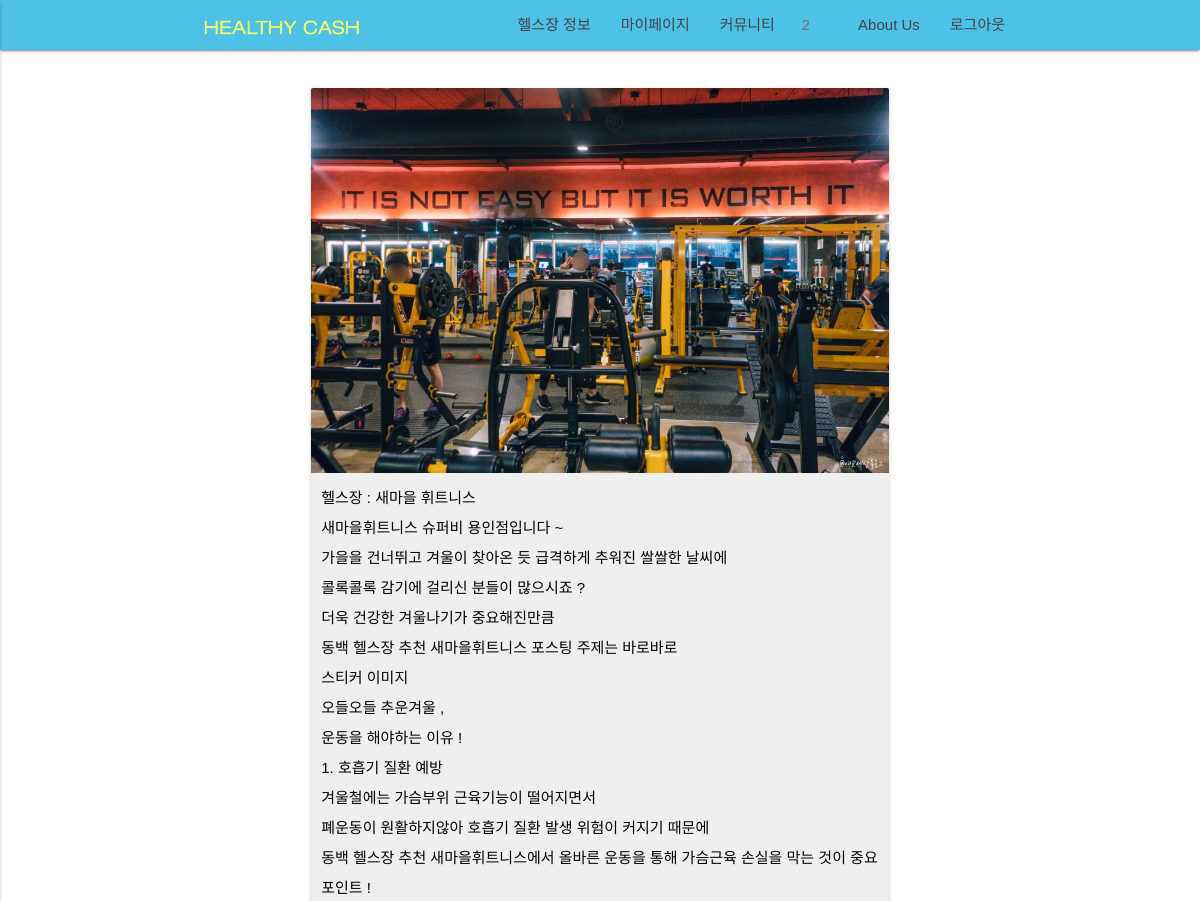
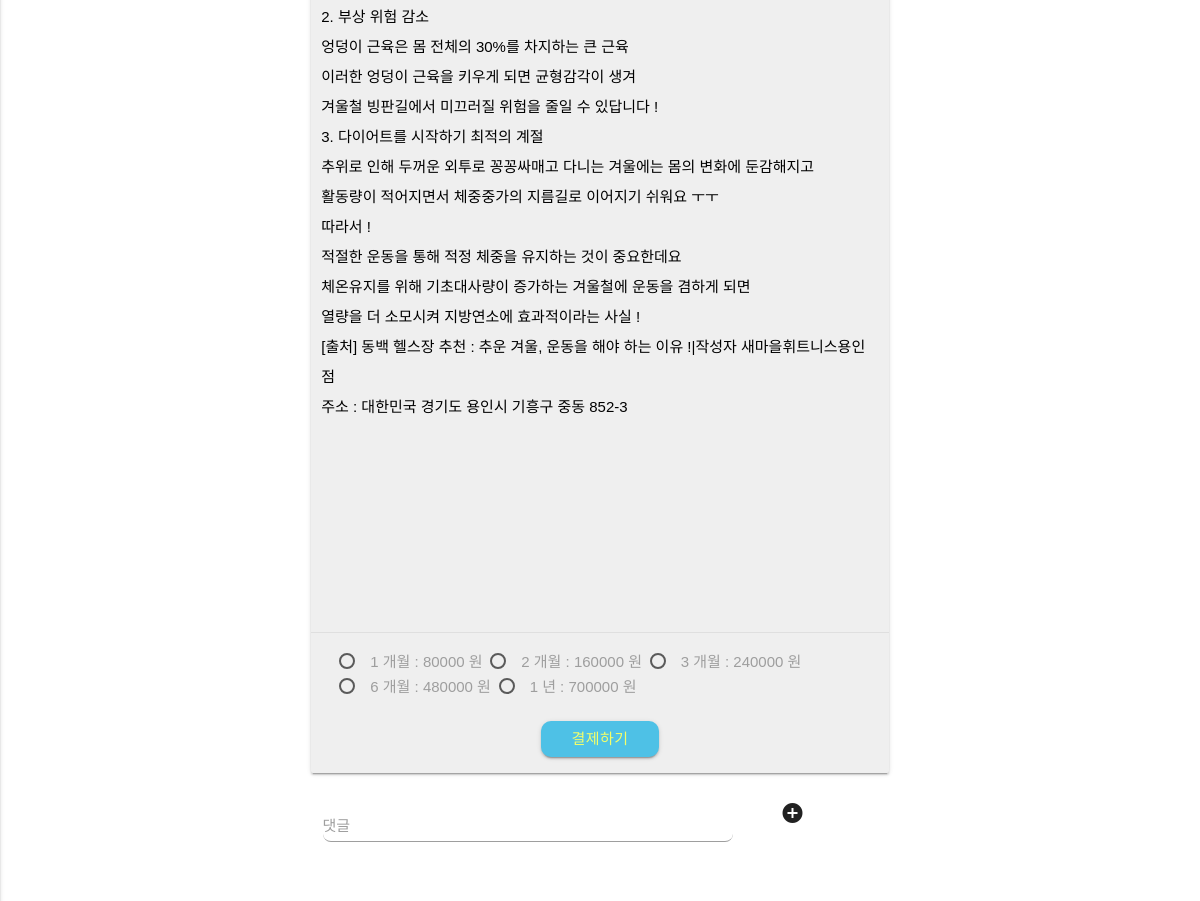
Page /healthclub/detail/4/ (signed in) on the earlier database version (2 pictures, top to bottom).
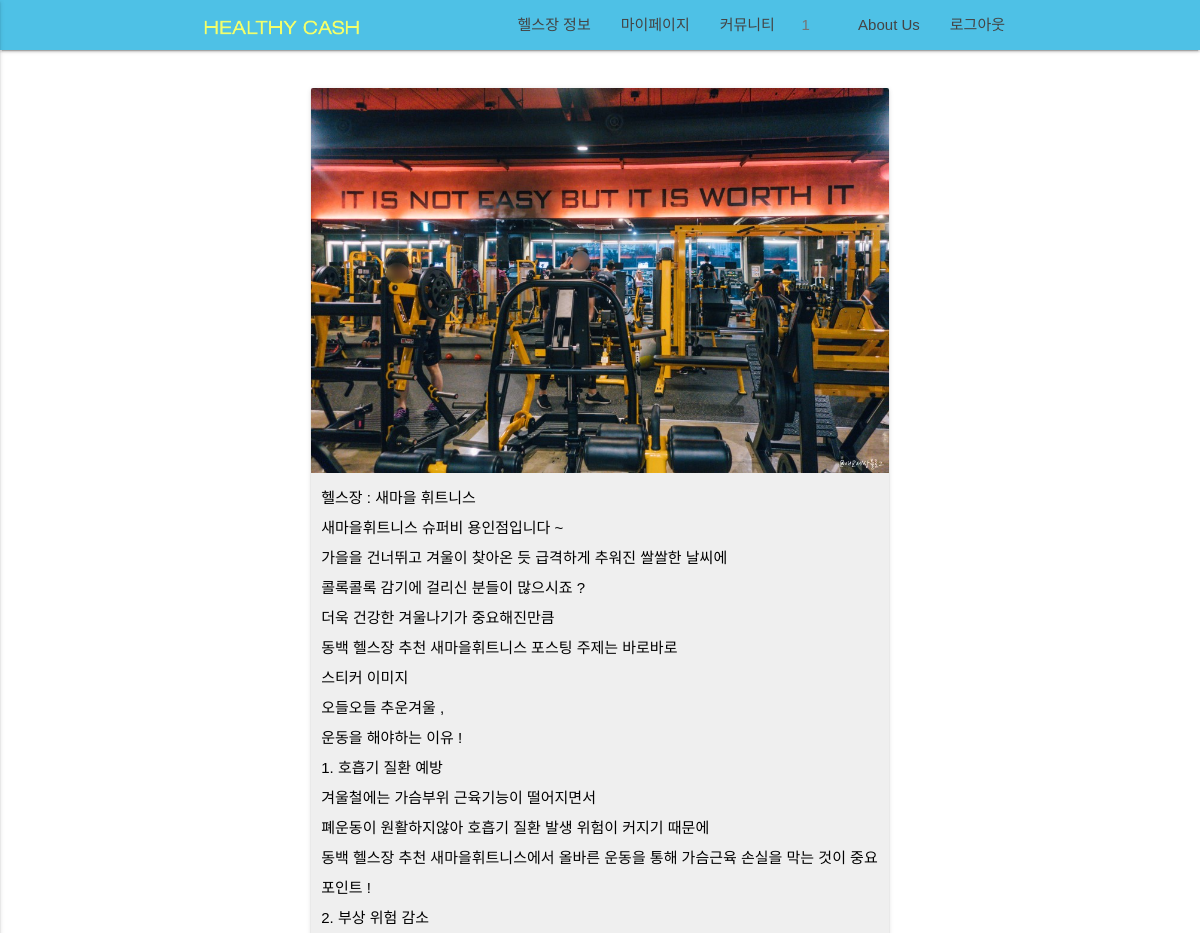
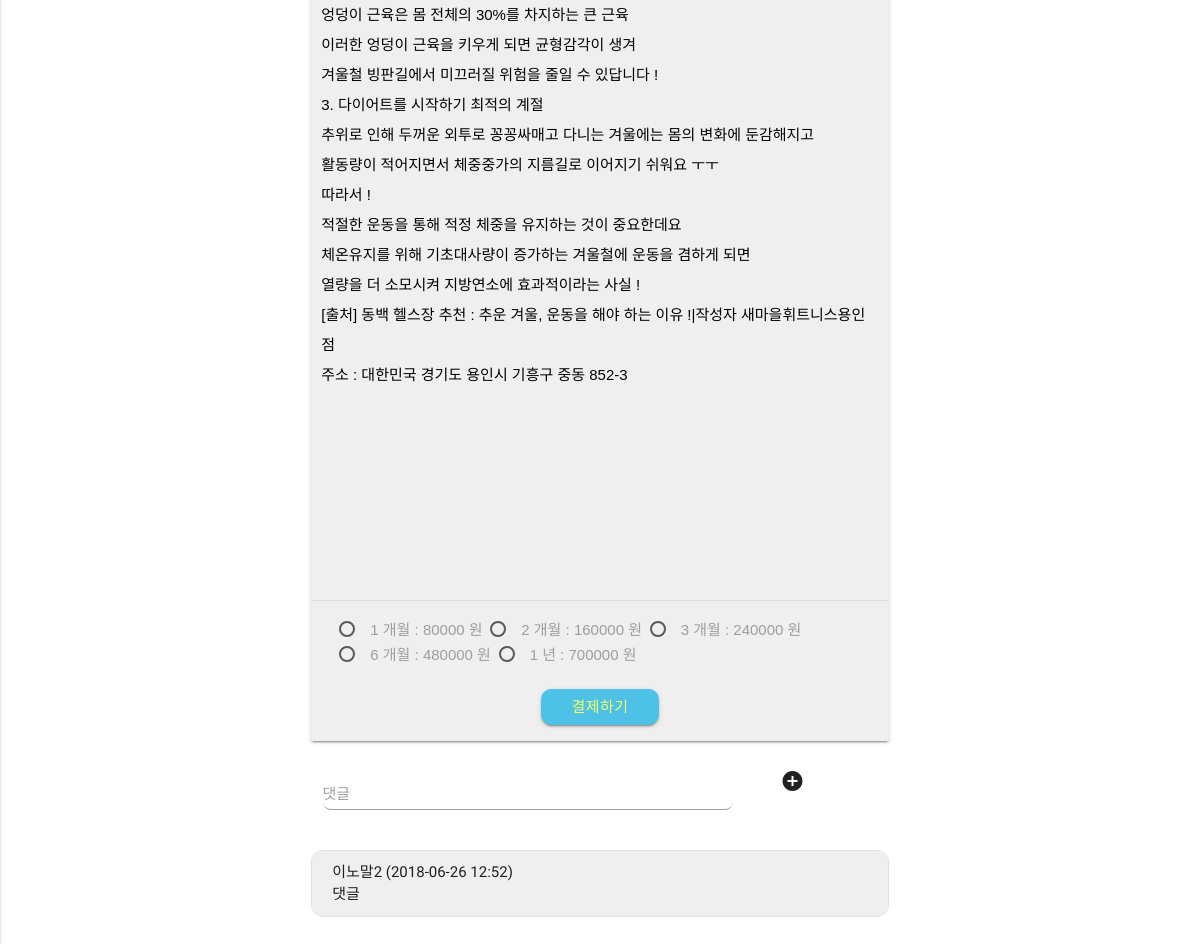
Same page on the later database version (2 pictures, top to bottom).
### profiles/models.py (models this page shows, shortened)
class GroupInvite(models.Model):
    inviter          = models.ForeignKey(User, related_name = 'inviter')
    new_member       = models.ForeignKey(User, related_name = 'new_member')
    group            = models.ForeignKey(Group, related_name = 'group', null=True)
    confirmed        = models.BooleanField(default = False)

class Profile(models.Model):
    user             = models.OneToOneField(User) # user.profile
    email            = models.CharField(max_length = 120)
    real_name        = models.CharField(max_length = 120, null=True)
    sex              = models.CharField(max_length = 50, null=True)
    followers        = models.ManyToManyField(User, related_name='followers', blank=True)
    following        = models.ManyToManyField(User, related_name='following', blank=True)
    timestamp        = models.DateTimeField(auto_now_add=True)
    updated          = models.DateTimeField(auto_now=True)
    healthclub       = models.ForeignKey(HealthClub, null=True)
    is_health_master = models.BooleanField(default = False)
    exercised        = models.IntegerField(default = 0)
    unit_cash        = models.IntegerField(default = 0)
    cash             = models.IntegerField(default = 0)
    healthclub_price = models.IntegerField(default = 0)
    start_date       = models.DateTimeField(null=True)
    expire_date      = models.DateTimeField(null=True)

### healthclub/models.py (models this page shows, shortened)
class HealthClub(models.Model):
    initiated = models.BooleanField(default=False)
    name      = models.CharField(max_length = 120)
    address   = models.CharField(max_length = 200)
    master    = models.ForeignKey(User, related_name='is_health_master')
    geometry  = models.CharField(max_length = 200, blank=True)
    photo     = models.ImageField(blank=True)
    qrcode    = models.ImageField(blank=True)
    member    = models.IntegerField(default = 0)
    price1    = models.IntegerField(blank = True, default= 0)
    price2    = models.IntegerField(blank = True, default= 0)
    price3    = models.IntegerField(blank = True, default= 0)
    price6    = models.IntegerField(blank = True, default= 0)
    price12   = models.IntegerField(blank = True, default= 0)
    detail   = models.CharField(max_length = 1000, blank = True)
    timestamp = models.DateTimeField(auto_now=True)
    updated = models.DateTimeField(auto_now_add=True)

class HealthClubDetailReply(models.Model):
    user = models.ForeignKey(settings.AUTH_USER_MODEL)
    healthclub = models.ForeignKey(HealthClub)
    reply = models.CharField(max_length = 300)
    timestamp = models.DateTimeField(auto_now=True)
    updated = models.DateTimeField(auto_now_add=True)

### healthclub/views.py (the view)
# urls.py: url(r'^detail/(?P<pk>\d+)/$', HealthClubDetailView.as_view(), name='detail'),
class HealthClubDetailView(DetailView):
    model = HealthClub
    def get_context_data(self, *args, **kwargs):
        context = super(HealthClubDetailView, self).get_context_data(*args, **kwargs)
        healthclub = HealthClub.objects.get(id = self.object.id)
        address_list = healthclub.geometry.split(',')
        lat = address_list[0]
        lng = address_list[1]
        replies = HealthClubDetailReply.objects.filter(healthclub = healthclub).order_by('-timestamp')
        context['replies'] = replies
        context['lat'] = lat
        context['lng'] = lng
        context['GOOGLE_MAP_API_KEY'] = settings.GOOGLE_MAP_API_KEY
        return context

### healthclub/templatetags/healthclub_detail.py (called while the page is built)
@register.filter(name='multiply')
def multiply(value, arg):
    return value*arg

### healthclub/templates/healthclub/healthclub_detail.html (shortened to what this page needs)
{% extends "base.html"  %}
{% load staticfiles %}
{% load healthclub_detail %}
{%block content%}
<div class="row" style="margin-top:30px">
  <div class="col s12 m12 l3"></div>
    <div class="col s12 m12 l6">
      <div class="card" style="background-color:#efefef;">
        <div class="card-image">
          {%if object.photo%}
          <img src="{{object.photo.url}}">
          {%else%}
          <img src="{% static 'images/default_image.jpg' %}">
          {%endif%}
            </div>
            <div class="card-content">
              <p>헬스장 : {{object.name}}</p>
              <p> {{object.detail|linebreaks}}</p>
		      <p>주소 : {{object.address}}</p>
			  <div  style="width:100%;height:200px;">
				<div id="map"style="width:100%;height:100%;"></div>
			  </div>
            </div>
            <form action="{% url 'healthclub:payment' object.id %}" method="POST">
              <div class="card-action">
              <label for="test1">1 개월 : {{object.price1}} 원</label>
              <label for="test2">2 개월 : {{object.price2}} 원</label>
              <label for="test3">3 개월 : {{object.price3}} 원</label>
              <label for="test6">6 개월 : {{object.price6}} 원</label>
              <label for="test12">1 년 : {{object.price12}} 원</label>
              <br><br>
              <center>
              <button class="btn waves-effect waves-light">결제하기</button>
            </form>
        </div>
      </div>
      <form method="POST"  id="myForm" action="{% url 'healthclub:healthclub_detail_review_create' object.id %} ">
          <div class="row" style="margin-top:10px">
            <div class="input-field col s9 m9 l9">
              <input id="reply" name="reply" type="text" class="validate">
              <label for="reply">댓글</label>
            </div>
            <div class= "col s1 m2 l2" style="font-size:35px;height:40px;text-align:center;">
              <i class="material-icons" id="submit_button">add_circle</i>
            </div>
          </div>
      </form>
      {% for reply in replies  %}
      <ul class="collection" style="background-color:#efefef; border-radius:12px;">
        <li class="collection-item" style="background-color:#efefef; ">
          {{reply.user.profile.real_name}} ({{reply.timestamp|date:'Y-m-d H:i'}})<br> {{reply.reply}}
        </li>
      </ul>
      {% endfor  %}
    </div>
{%endblock content%}

### templates/base.html (shortened to what this page needs)
{% load staticfiles %}
<!DOCTYPE html>
<html lang="en">
<head>
  <link href="{% static 'css/materialize.css' %}" type="text/css" rel="stylesheet" media="screen,projection"/>
  <link href="{% static 'css/style.css' %}" type="text/css" rel="stylesheet" media="screen,projection"/>
</head>
<body>
  <div class="navbar-fixed">
    <nav style="background-color : #4EC1E6;">
    <div class="nav-wrapper container">
      <a href="/healthclub/list" class="brand-logo"><img src="{% static 'images/healthycash_string_logo.png'%}" style="height:35px;margin-top:10px;margin-left:8px;" ></a>
      <ul class="right hide-on-med-and-down">
        {% if request.user.is_anonymous %}
        <li><a href="/login">로그인</a></li>
        <li><a href="/register">회원 가입</a></li>
        <li><a href="/healthclub/list_notad">헬스장 정보</a></li>
        <li><a href="/aboutus/">About Us</a></li>
        {% elif request.user.profile.is_health_master %}
        <li><a href="/healthclub/mypage">지점 현황</a></li>
        <li><a href="/healthclub/create">지점 정보 설정</a></li>
        <li><a href="/healthclub/list_notad">헬스장 정보</a></li>
        <li><a href="/logout">로그아웃</a></li>
        {% else %}
        <li><a href="/healthclub/list_notad">헬스장 정보</a></li>
        <li><a href="/profiles/mypage">마이페이지</a></li>
        <li>
          <a href="/profiles/group">커뮤니티
            {% if request.user.new_member.all  %}
            <span class="badge">{{request.user.new_member.all|length}}</span>
            {% endif  %}
          </a>
        </li>
        <li><a href="/aboutus/">About Us</a></li>
        <li><a href="/logout">로그아웃</a></li>
        {% endif %}
      </ul>
    </div>
  </nav>
  </div>
    {% block content %}{% endblock %}
</body>
</html>

### static/css/style.css (style rules this page uses)
nav ul a, nav .brand-logo { color: #444; }
p { line-height: 2rem; }

Differences in the rows shown:
added HealthClubDetailReply: user.profile.real_name "이노말2", timestamp "2018-06-26 12:52", reply "댓글"
Other differences:
{{ request.user.new_member.all|length }}: "2" → "1"
